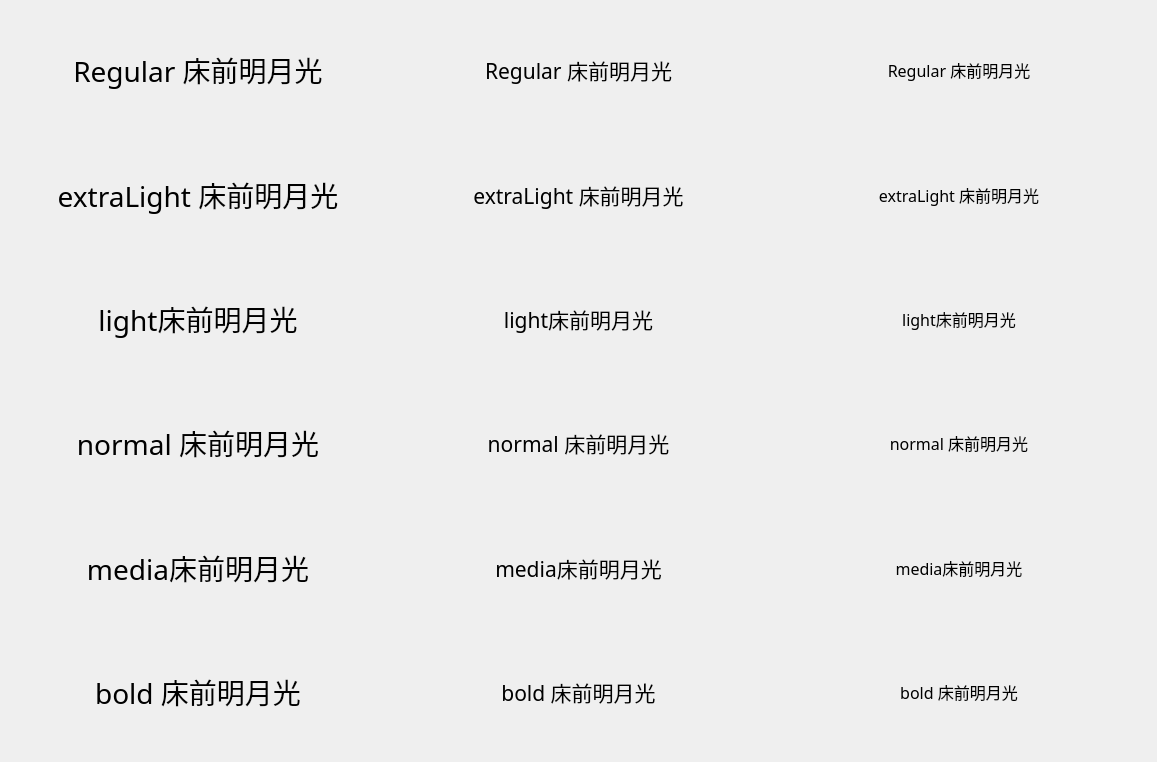
<?xml version="1.0" encoding="UTF-8"?>
<ui version="4.0">
 <class>Widget</class>
 <widget class="QWidget" name="Widget">
  <property name="geometry">
   <rect>
    <x>0</x>
    <y>0</y>
    <width>1157</width>
    <height>762</height>
   </rect>
  </property>
  <property name="font">
   <font>
    <family>思源黑体 CN</family>
    <weight>50</weight>
    <bold>false</bold>
   </font>
  </property>
  <property name="windowTitle">
   <string>Widget</string>
  </property>
  <layout class="QGridLayout" name="gridLayout_2">
   <item row="0" column="1">
    <widget class="QLabel" name="label_2">
     <property name="font">
      <font>
       <family>思源黑体 CN</family>
       <pointsize>16</pointsize>
       <weight>50</weight>
       <italic>false</italic>
       <bold>false</bold>
      </font>
     </property>
     <property name="text">
      <string>Regular 床前明月光</string>
     </property>
     <property name="alignment">
      <set>Qt::AlignCenter</set>
     </property>
    </widget>
   </item>
   <item row="5" column="0">
    <widget class="QLabel" name="label_16">
     <property name="font">
      <font>
       <family>思源黑体 CN</family>
       <pointsize>21</pointsize>
       <weight>50</weight>
       <bold>false</bold>
      </font>
     </property>
     <property name="text">
      <string>bold 床前明月光</string>
     </property>
     <property name="alignment">
      <set>Qt::AlignCenter</set>
     </property>
    </widget>
   </item>
   <item row="4" column="0">
    <widget class="QLabel" name="label_13">
     <property name="font">
      <font>
       <family>思源黑体 CN</family>
       <pointsize>21</pointsize>
       <weight>50</weight>
       <bold>false</bold>
      </font>
     </property>
     <property name="text">
      <string>media床前明月光</string>
     </property>
     <property name="alignment">
      <set>Qt::AlignCenter</set>
     </property>
    </widget>
   </item>
   <item row="1" column="2">
    <widget class="QLabel" name="label_6">
     <property name="font">
      <font>
       <family>思源黑体 CN</family>
       <pointsize>12</pointsize>
       <weight>50</weight>
       <italic>false</italic>
       <bold>false</bold>
      </font>
     </property>
     <property name="text">
      <string>extraLight 床前明月光</string>
     </property>
     <property name="alignment">
      <set>Qt::AlignCenter</set>
     </property>
    </widget>
   </item>
   <item row="5" column="1">
    <widget class="QLabel" name="label_17">
     <property name="font">
      <font>
       <family>思源黑体 CN</family>
       <pointsize>16</pointsize>
       <weight>50</weight>
       <bold>false</bold>
      </font>
     </property>
     <property name="text">
      <string>bold 床前明月光</string>
     </property>
     <property name="alignment">
      <set>Qt::AlignCenter</set>
     </property>
    </widget>
   </item>
   <item row="3" column="0">
    <widget class="QLabel" name="label_10">
     <property name="font">
      <font>
       <family>思源黑体 CN</family>
       <pointsize>21</pointsize>
       <weight>50</weight>
       <bold>false</bold>
      </font>
     </property>
     <property name="text">
      <string>normal 床前明月光</string>
     </property>
     <property name="alignment">
      <set>Qt::AlignCenter</set>
     </property>
    </widget>
   </item>
   <item row="1" column="1">
    <widget class="QLabel" name="label_5">
     <property name="font">
      <font>
       <family>思源黑体 CN</family>
       <pointsize>16</pointsize>
       <weight>50</weight>
       <italic>false</italic>
       <bold>false</bold>
      </font>
     </property>
     <property name="text">
      <string>extraLight 床前明月光</string>
     </property>
     <property name="alignment">
      <set>Qt::AlignCenter</set>
     </property>
    </widget>
   </item>
   <item row="4" column="2">
    <widget class="QLabel" name="label_15">
     <property name="font">
      <font>
       <family>思源黑体 CN</family>
       <pointsize>12</pointsize>
       <weight>50</weight>
       <bold>false</bold>
      </font>
     </property>
     <property name="text">
      <string>media床前明月光</string>
     </property>
     <property name="alignment">
      <set>Qt::AlignCenter</set>
     </property>
    </widget>
   </item>
   <item row="1" column="0">
    <widget class="QLabel" name="label_4">
     <property name="font">
      <font>
       <family>思源黑体 CN</family>
       <pointsize>21</pointsize>
       <weight>50</weight>
       <italic>false</italic>
       <bold>false</bold>
      </font>
     </property>
     <property name="text">
      <string>extraLight 床前明月光</string>
     </property>
     <property name="alignment">
      <set>Qt::AlignCenter</set>
     </property>
    </widget>
   </item>
   <item row="5" column="2">
    <widget class="QLabel" name="label_18">
     <property name="font">
      <font>
       <family>思源黑体 CN</family>
       <pointsize>12</pointsize>
       <weight>50</weight>
       <bold>false</bold>
      </font>
     </property>
     <property name="text">
      <string>bold 床前明月光</string>
     </property>
     <property name="alignment">
      <set>Qt::AlignCenter</set>
     </property>
    </widget>
   </item>
   <item row="2" column="0">
    <widget class="QLabel" name="label_7">
     <property name="font">
      <font>
       <family>思源黑体 CN</family>
       <pointsize>21</pointsize>
       <weight>50</weight>
       <bold>false</bold>
      </font>
     </property>
     <property name="text">
      <string>light床前明月光</string>
     </property>
     <property name="alignment">
      <set>Qt::AlignCenter</set>
     </property>
    </widget>
   </item>
   <item row="3" column="2">
    <widget class="QLabel" name="label_12">
     <property name="font">
      <font>
       <family>思源黑体 CN</family>
       <pointsize>12</pointsize>
       <weight>50</weight>
       <bold>false</bold>
      </font>
     </property>
     <property name="text">
      <string>normal 床前明月光</string>
     </property>
     <property name="alignment">
      <set>Qt::AlignCenter</set>
     </property>
    </widget>
   </item>
   <item row="0" column="2">
    <widget class="QLabel" name="label_3">
     <property name="font">
      <font>
       <family>思源黑体 CN</family>
       <pointsize>12</pointsize>
       <weight>50</weight>
       <italic>false</italic>
       <bold>false</bold>
      </font>
     </property>
     <property name="text">
      <string>Regular 床前明月光</string>
     </property>
     <property name="alignment">
      <set>Qt::AlignCenter</set>
     </property>
    </widget>
   </item>
   <item row="0" column="0">
    <widget class="QLabel" name="label">
     <property name="font">
      <font>
       <family>思源黑体 CN</family>
       <pointsize>21</pointsize>
       <weight>50</weight>
       <italic>false</italic>
       <bold>false</bold>
      </font>
     </property>
     <property name="text">
      <string>Regular 床前明月光</string>
     </property>
     <property name="alignment">
      <set>Qt::AlignCenter</set>
     </property>
    </widget>
   </item>
   <item row="2" column="2">
    <widget class="QLabel" name="label_9">
     <property name="font">
      <font>
       <family>思源黑体 CN</family>
       <pointsize>12</pointsize>
       <weight>50</weight>
       <bold>false</bold>
      </font>
     </property>
     <property name="text">
      <string>light床前明月光</string>
     </property>
     <property name="alignment">
      <set>Qt::AlignCenter</set>
     </property>
    </widget>
   </item>
   <item row="3" column="1">
    <widget class="QLabel" name="label_11">
     <property name="font">
      <font>
       <family>思源黑体 CN</family>
       <pointsize>16</pointsize>
       <weight>50</weight>
       <bold>false</bold>
      </font>
     </property>
     <property name="text">
      <string>normal 床前明月光</string>
     </property>
     <property name="alignment">
      <set>Qt::AlignCenter</set>
     </property>
    </widget>
   </item>
   <item row="4" column="1">
    <widget class="QLabel" name="label_14">
     <property name="font">
      <font>
       <family>思源黑体 CN</family>
       <pointsize>16</pointsize>
       <weight>50</weight>
       <bold>false</bold>
      </font>
     </property>
     <property name="text">
      <string>media床前明月光</string>
     </property>
     <property name="alignment">
      <set>Qt::AlignCenter</set>
     </property>
    </widget>
   </item>
   <item row="2" column="1">
    <widget class="QLabel" name="label_8">
     <property name="font">
      <font>
       <family>思源黑体 CN</family>
       <pointsize>16</pointsize>
       <weight>50</weight>
       <bold>false</bold>
      </font>
     </property>
     <property name="text">
      <string>light床前明月光</string>
     </property>
     <property name="alignment">
      <set>Qt::AlignCenter</set>
     </property>
    </widget>
   </item>
  </layout>
 </widget>
 <resources/>
 <connections/>
</ui>
